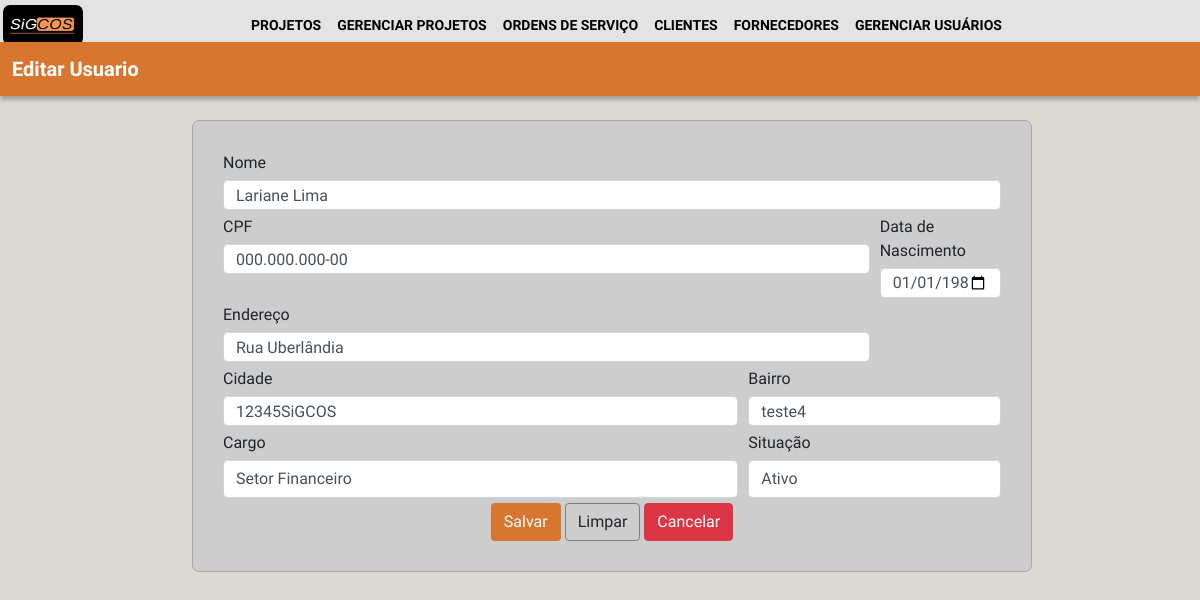
The page /usuario/1 (signed in) on the database its author committed.
### login/models.py (models this page shows, shortened)
class funcionarios(models.Model):
    nome = models.CharField(max_length=255)
    cpf = models.CharField(max_length=20)
    endereço = models.CharField(max_length=255)
    cargo = models.CharField(max_length=255)
    data_nascimento = models.CharField(max_length=20)
    cidade = models.CharField(max_length=255)
    bairro = models.CharField(max_length=255)
    situação = models.CharField(max_length=10)
    criado_em = models.DateTimeField(auto_now_add=True)
    atualizado_em = models.DateTimeField(auto_now=True)

### login/views.py (the view)
# urls.py: path('usuario/<int:id>', view_usuario, name = 'view_usuario'),
@group_required("administrador", "diretor")
def view_usuario(request, id):
    usuario = get_object_or_404(funcionarios, pk=id)
    form_usuario = FuncionarioForm(instance = usuario)
    def is_adm(user):
        return user.groups.filter(name='administrador').exists()
    if (request.method == "POST"):
        form_usuario = FuncionarioForm(request.POST, instance = usuario)
        if form_usuario.is_valid() and is_adm(request.user):
            form_usuario.save()
            return redirect(lista_usuarios)
        else:
            return redirect(autentic_necessaria)
    else:
        return render(request, 'projetos/usuario.html', {'form_usuario':form_usuario, 'usuario' : usuario})

### login/autentic.py (called while the page is built)
def group_required(*group_names):
    def in_groups(u):
        if u.is_authenticated:
            if bool(u.groups.filter(name__in=group_names)) | u.is_superuser:
                return True
        return False
    return user_passes_test(in_groups, login_url='autentic_necessaria')

### login/templates/projetos/usuario.html (shortened to what this page needs)
{% extends 'base.html' %}
{% load static %}
{% block content %}
<link rel="stylesheet" href="https://cdn.jsdelivr.net/npm/bootstrap@4.0.0/dist/css/bootstrap.min.css">
<link rel="stylesheet" href="{% static 'css/crud_usuarios.css' %}">
<body>
    <div class="retangulo fixed-top" style="margin-top: 3.5%;">
        <div id="ret1">Editar Usuario </div>
    </div>
    <div class="conteiner" style="margin-top: 10%;">
        <form action="" method="post">
            <div class="form-row">
                <div class="col-md-12">
                    <label for="nome" class="form-label">Nome</label>
                    {{ form_usuario.nome}}
                </div>
                <div class="col-md-10">
                    <label for="cpf" class="form-label">CPF</label>
                    {{ form_usuario.cpf}}
                </div>
                <div class="col-md-2">
                    <label for="data_nasc" class="form-label">Data de Nascimento</label>
                    {{ form_usuario.data_nascimento}}
                </div>
                <div class="col-md-10">
                    <label for="endereco" class="form-label">Endereço</label>
                    {{ form_usuario.endereço}}
                </div>
                <div class="col-md-8">
                    <label for="cidade" class="form-label">Cidade</label>
                    {{ form_usuario.cidade}}
                </div>
                <div class="col-md-4">
                    <label for="bairro" class="form-label">Bairro</label>
                    {{ form_usuario.bairro}}
                </div>
                <div class="col-md-8">
                    <label for="cargo" class="form-label">Cargo</label>
                    {{ form_usuario.cargo}}
                </div>
                <div class="col-md-4">
                    <label for="situação" class="form-label">Situação</label>
                    {{ form_usuario.situação}}
                </div>
                <div class="col-md-12">
                    <div class="buttons">
                        <button type = "submit" id="btnAdc" class="btn btn-laranja">Salvar</button>
                        <button id="btnLimp" class="btn btn-cinza">Limpar</button>
                        <button id="btnCanc" class="btn btn-danger">Cancelar</button>
                    </div>
                </div>
            </div>
        </form>
    </div>
</body>
{% endblock%}

### login/static/css/navbar.css (style rules this page uses)
body { background-color: #aaa9a9; font-family: 'Inder', sans-serif; }

### login/static/css/crud_usuarios.css (style rules this page uses)
* { margin: 20; box-sizing: border-box; font-family: 'Inder', sans-serif; }
body { background-color: #dcd9d4; }
.retangulo { display: grid; grid-template-columns: 1fr 1fr 1fr 1fr; grid-template-areas: "ret1 ret1 ret1 ret1"; width: 100vw; color: white; box-shadow: 0px 4px 4px rgba(0, 0, 0, 0.25); }
#ret1 { font-size: 20px; font-weight: bold; text-align: left; background-color: #D8752E; grid-area: ret1; padding: 1%; }
.conteiner { margin-top: 2rem; }
form { background: #CDCDCD; border: 1px solid #aaa9a9; border-radius: 7px; padding: 30px; width: 70%; margin-left: 16%; }
.buttons { text-align: center; }
.btn-laranja { background-color: #D8752E; color: white; }
.btn-cinza { background-color: #CDCDCD; border: 1px solid #7f7d7d; }
.form-label { margin-bottom: 5px; }
.form-control { margin-bottom: 5px; height: 30px; }

### rows shown on the page
funcionarios: nome "Lariane Lima", cpf "000.000.000-00", data_nascimento "01/01/1980", endereço "Rua Uberlândia", cidade "12345SiGCOS", bairro "teste4", cargo "Setor Financeiro", situação "Ativo"
